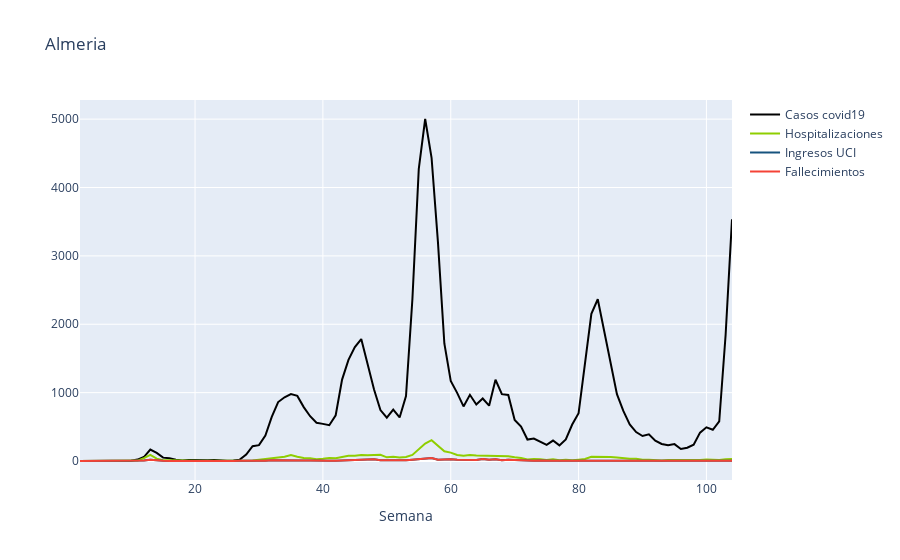

Notebook source saved alongside this figure:
### Code cell
#Almeria
casos = go.Scatter(x= df_almeria['Semana'] , y= df_almeria['Casos'] , name= 'Casos covid19' , mode= 'lines' , marker= dict(color= '#000000'))
hospitalizaciones = go.Scatter(x= df_almeria['Semana'] , y= df_almeria['Hospitalizaciones'] , name= 'Hospitalizaciones' , mode= 'lines' , marker= dict(color= '#8fce00'))
uci = go.Scatter(x= df_almeria['Semana'] , y= df_almeria['Ingresos UCI'] , name= 'Ingresos UCI' , mode= 'lines' , marker= dict(color= '#16537e'))
fallecimientos = go.Scatter(x= df_almeria['Semana'] , y= df_almeria['Fallecimientos'] , name= 'Fallecimientos' , mode= 'lines' , marker= dict(color= '#f44336'))

data = [casos , hospitalizaciones , uci , fallecimientos]
layout = dict(title= 'Almeria' , xaxis= dict(title= 'Semana'))

fig_almeria = go.Figure(data= data , layout= layout)
iplot(fig_almeria)

### Figure 1 — Plotly figure (JSON) as saved in the notebook; plotly's stock layout.template omitted (floating-point values rounded to 4 significant figures)
{"data": [{"marker": {"color": "#000000"}, "mode": "lines", "name": "Casos covid19", "type": "scatter", "x": [2, 3, 4, 5, 6, 7, 8, 9, 10, 11, 12, 13, 14, 15, 16, 17, 18, 19, 20, 21, 22, 23, 24, 25, 26, 27, 28, 29, 30, 31, 32, 33, 34, 35, 36, 37, 38, 39, 40, 41, 42, 43, 44, 45, 46, 47, 48, 49, 50, 51, 52, 53, 54, 55, 56, 57, 58, 59, 60, 61, 62, 63, 64, 65, 66, 67, 68, 69, 70, 71, 72, 73, 74, 75, 76, 77, 78, 79, 80, 81, 82, 83, 84, 85, 86, 87, 88, 89, 90, 91, 92, 93, 94, 95, 96, 97, 98, 99, 100, 101, 102, 103, 104], "y": [0, 0, 0, 0, 0, 0, 0, 1, 3, 21, 58, 167, 119, 49, 40, 18, 8, 13, 10, 4, 10, 14, 3, 3, 8, 20, 94, 216, 232, 373, 645, 862, 932, 978, 952, 788, 655, 559, 543, 523, 669, 1191, 1479, 1665, 1784, 1424, 1046, 745, 633, 752, 637, 949, 2366, 4274, 5002, 4435, 3198, 1719, 1170, 997, 798, 968, 827, 914, 809, 1188, 978, 965, 601, 504, 314, 328, 277, 235, 299, 228, 316, 533, 699, 1437, 2153, 2366, 1919, 1465, 978, 732, 536, 423, 365, 391, 296, 249, 229, 247, 176, 195, 238, 415, 493, 457, 578, 1843, 3534]}, {"marker": {"color": "#8fce00"}, "mode": "lines", "name": "Hospitalizaciones", "type": "scatter", "x": [2, 3, 4, 5, 6, 7, 8, 9, 10, 11, 12, 13, 14, 15, 16, 17, 18, 19, 20, 21, 22, 23, 24, 25, 26, 27, 28, 29, 30, 31, 32, 33, 34, 35, 36, 37, 38, 39, 40, 41, 42, 43, 44, 45, 46, 47, 48, 49, 50, 51, 52, 53, 54, 55, 56, 57, 58, 59, 60, 61, 62, 63, 64, 65, 66, 67, 68, 69, 70, 71, 72, 73, 74, 75, 76, 77, 78, 79, 80, 81, 82, 83, 84, 85, 86, 87, 88, 89, 90, 91, 92, 93, 94, 95, 96, 97, 98, 99, 100, 101, 102, 103, 104], "y": [0, 0, 1, 0, 0, 1, 0, 2, 1, 6, 43, 90, 34, 12, 12, 7, 3, 5, 2, 3, 3, 3, 1, 1, 0, 6, 3, 8, 19, 33, 44, 51, 62, 86, 62, 44, 40, 26, 34, 45, 41, 59, 78, 76, 88, 83, 85, 91, 54, 63, 51, 58, 88, 176, 256, 304, 222, 143, 123, 88, 78, 86, 79, 79, 77, 80, 72, 69, 54, 45, 22, 29, 24, 13, 27, 12, 20, 12, 20, 30, 62, 63, 57, 59, 50, 41, 34, 34, 17, 19, 10, 7, 15, 14, 13, 11, 8, 13, 21, 15, 15, 26, 29]}, {"marker": {"color": "#16537e"}, "mode": "lines", "name": "Ingresos UCI", "type": "scatter", "x": [2, 3, 4, 5, 6, 7, 8, 9, 10, 11, 12, 13, 14, 15, 16, 17, 18, 19, 20, 21, 22, 23, 24, 25, 26, 27, 28, 29, 30, 31, 32, 33, 34, 35, 36, 37, 38, 39, 40, 41, 42, 43, 44, 45, 46, 47, 48, 49, 50, 51, 52, 53, 54, 55, 56, 57, 58, 59, 60, 61, 62, 63, 64, 65, 66, 67, 68, 69, 70, 71, 72, 73, 74, 75, 76, 77, 78, 79, 80, 81, 82, 83, 84, 85, 86, 87, 88, 89, 90, 91, 92, 93, 94, 95, 96, 97, 98, 99, 100, 101, 102, 103, 104], "y": [0, 0, 0, 0, 0, 0, 0, 0, 0, 1, 8, 17, 7, 3, 1, 0, 0, 1, 0, 1, 0, 0, 0, 0, 0, 2, 1, 1, 2, 3, 10, 8, 3, 11, 5, 7, 7, 2, 4, 3, 2, 6, 11, 15, 15, 19, 24, 10, 8, 8, 6, 10, 19, 27, 43, 45, 20, 25, 24, 19, 17, 15, 16, 28, 19, 27, 11, 20, 16, 10, 5, 2, 9, 1, 2, 3, 3, 4, 1, 2, 7, 12, 7, 12, 7, 7, 5, 6, 4, 5, 1, 1, 4, 2, 2, 3, 4, 5, 2, 4, 3, 4, 5]}, {"marker": {"color": "#f44336"}, "mode": "lines", "name": "Fallecimientos", "type": "scatter", "x": [2, 3, 4, 5, 6, 7, 8, 9, 10, 11, 12, 13, 14, 15, 16, 17, 18, 19, 20, 21, 22, 23, 24, 25, 26, 27, 28, 29, 30, 31, 32, 33, 34, 35, 36, 37, 38, 39, 40, 41, 42, 43, 44, 45, 46, 47, 48, 49, 50, 51, 52, 53, 54, 55, 56, 57, 58, 59, 60, 61, 62, 63, 64, 65, 66, 67, 68, 69, 70, 71, 72, 73, 74, 75, 76, 77, 78, 79, 80, 81, 82, 83, 84, 85, 86, 87, 88, 89, 90, 91, 92, 93, 94, 95, 96, 97, 98, 99, 100, 101, 102, 103, 104], "y": [0, 0, 0, 0, 0, 0, 0, 0, 0, 1, 8, 17, 7, 3, 1, 0, 0, 1, 0, 1, 0, 0, 0, 0, 0, 2, 1, 1, 2, 3, 10, 8, 3, 11, 5, 7, 7, 2, 4, 3, 2, 6, 11, 15, 15, 19, 24, 10, 8, 8, 6, 10, 19, 27, 43, 45, 20, 25, 24, 19, 17, 15, 16, 28, 19, 27, 11, 20, 16, 10, 5, 2, 9, 1, 2, 3, 3, 4, 1, 2, 7, 12, 7, 12, 7, 7, 5, 6, 4, 5, 1, 1, 4, 2, 2, 3, 4, 5, 2, 4, 3, 4, 5]}], "layout": {"title": {"text": "Almeria"}, "xaxis": {"title": {"text": "Semana"}}}}
